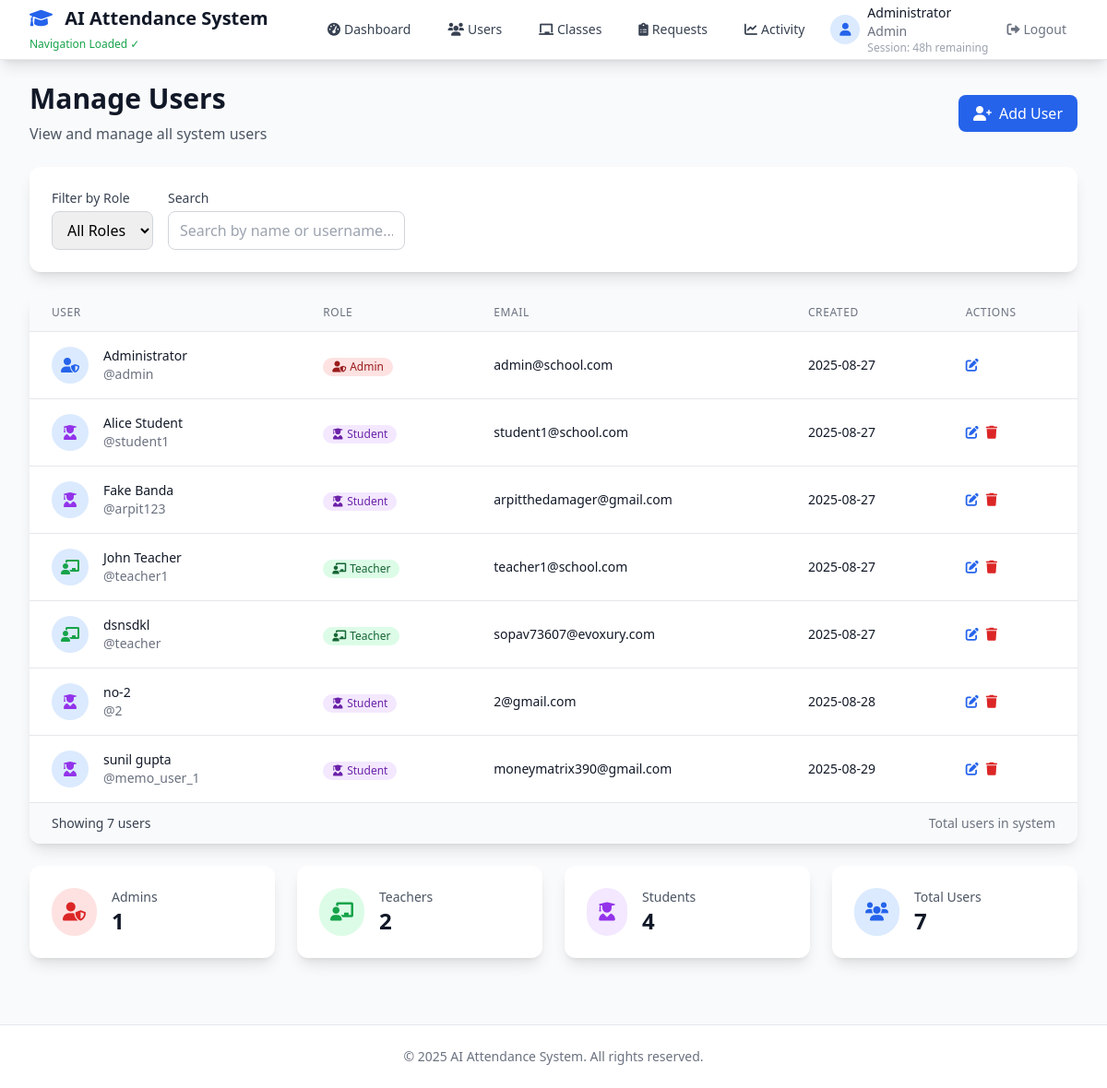
/admin/users (signed in), run on an earlier commit of the app's database.
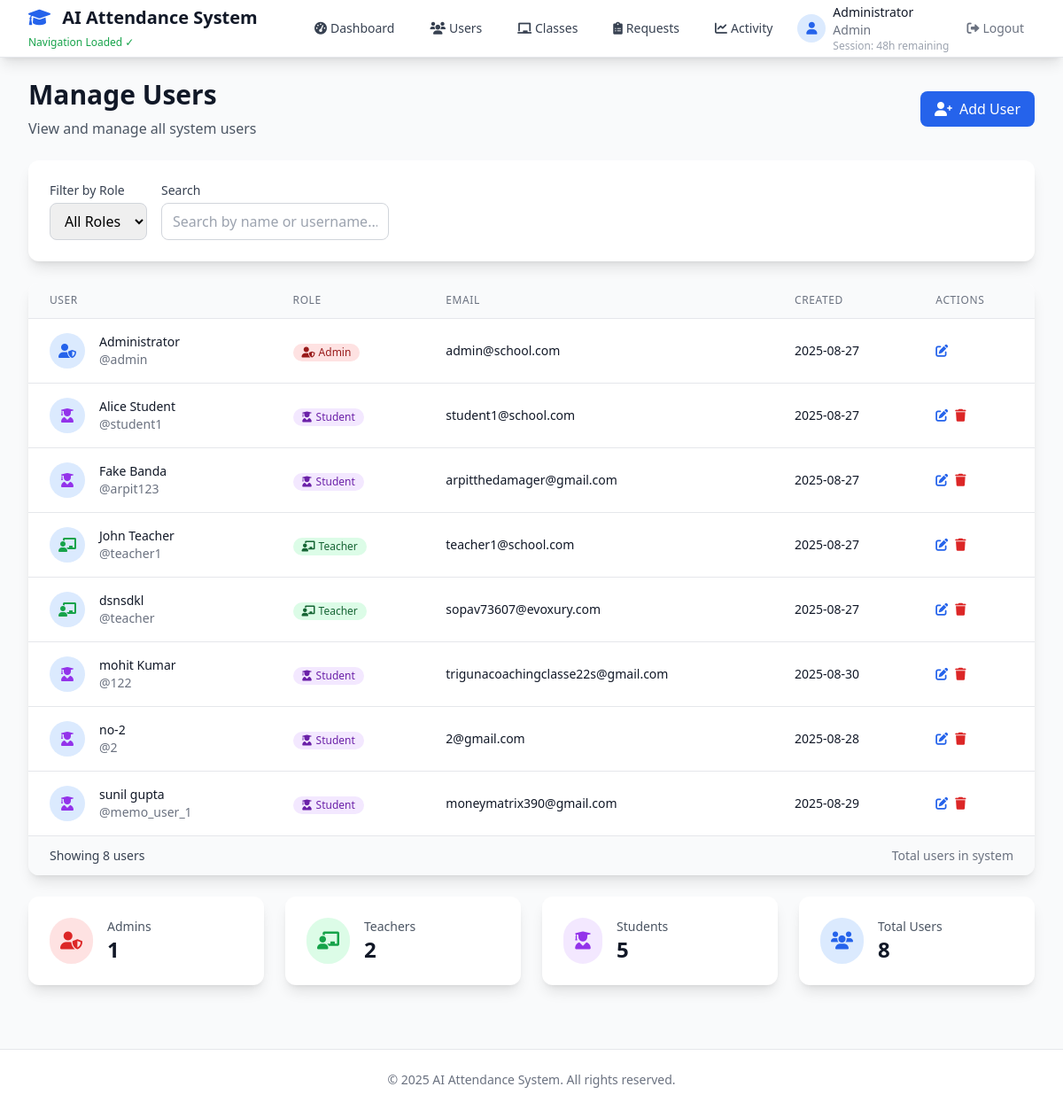
And on a later commit of the database.
### tables this page shows
CREATE TABLE users (
                id INTEGER PRIMARY KEY AUTOINCREMENT,
                username TEXT UNIQUE NOT NULL,
                password_hash TEXT NOT NULL,
                email TEXT UNIQUE NOT NULL,
                name TEXT NOT NULL,
                role TEXT NOT NULL DEFAULT 'student',
                created_at TIMESTAMP DEFAULT CURRENT_TIMESTAMP
            );

### routes/admin.py (the view)
@bp.route('/users')
@admin_required
@track_activity('admin_users')
def users():
    role_filter = request.args.get('role')
    if role_filter:
        users = user_service.get_all_users(role_filter)
    else:
        users = user_service.get_all_users()
    return render_template('admin/users.html', users=users, role_filter=role_filter)

### app.py (called while the page is built)
@app.context_processor
def inject_session():
    return {'session': session}

### backend/auth.py (called while the page is built)
def admin_required(f):
    @wraps(f)
    def decorated_function(*args, **kwargs):
        if 'user_id' not in session:
            return redirect(url_for('login'))
        if 'login_time' in session:
            login_time = datetime.fromisoformat(session['login_time'])
            if datetime.now() - login_time > timedelta(hours=48):
                session.clear()
                flash('Your session has expired. Please log in again.', 'info')
                return redirect(url_for('login'))
        if session.get('role') != 'admin':
            flash('Access denied. Admin privileges required.', 'error')
            return redirect(url_for('dashboard'))
        return f(*args, **kwargs)
    return decorated_function

### backend/database.py (called while the page is built)
    def get_db(self):
        conn = sqlite3.connect(self.db_path)
        conn.row_factory = sqlite3.Row
        return conn

### backend/services.py (called while the page is built)
    def get_all_users(self, role=None):
        return self.user_model.get_all(role)

### templates/admin/users.html (shortened to what the changed rows need)
{% extends "layout.html" %}
{% block content %}
<div class="space-y-6">
    <div class="flex items-center justify-between">
        <div>
            <h1 class="text-3xl font-bold text-gray-900">Manage Users</h1>
        </div>
    </div>
    <div class="bg-white rounded-xl shadow-lg overflow-hidden">
        {% if users %}
        <div class="overflow-x-auto">
            <table class="min-w-full divide-y divide-gray-200">
                <thead class="bg-gray-50">
                    <tr>
                        <th class="px-6 py-3 text-left text-xs font-medium text-gray-500 uppercase tracking-wider">User</th>
                        <th class="px-6 py-3 text-left text-xs font-medium text-gray-500 uppercase tracking-wider">Role</th>
                        <th class="px-6 py-3 text-left text-xs font-medium text-gray-500 uppercase tracking-wider">Email</th>
                        <th class="px-6 py-3 text-left text-xs font-medium text-gray-500 uppercase tracking-wider">Created</th>
                        <th class="px-6 py-3 text-left text-xs font-medium text-gray-500 uppercase tracking-wider">Actions</th>
                    </tr>
                </thead>
                <tbody class="bg-white divide-y divide-gray-200">
                    {% for user in users %}
                    <tr class="hover:bg-gray-50">
                        <td class="px-6 py-4 whitespace-nowrap">
                            <div class="flex items-center">
                                <div class="h-10 w-10 rounded-full bg-blue-100 flex items-center justify-center">
                                    {% if user.role == 'admin' %}
                                        <i class="fas fa-user-shield text-blue-600"></i>
                                    {% elif user.role == 'teacher' %}
                                        <i class="fas fa-chalkboard-teacher text-green-600"></i>
                                    {% else %}
                                        <i class="fas fa-user-graduate text-purple-600"></i>
                                    {% endif %}
                                </div>
                                <div class="ml-4">
                                    <div class="text-sm font-medium text-gray-900">{{ user.name }}</div>
                                    <div class="text-sm text-gray-500">@{{ user.username }}</div>
                                </div>
                            </div>
                        </td>
                        <td class="px-6 py-4 whitespace-nowrap">
                            {% if user.role == 'admin' %}
                            <span class="inline-flex items-center px-2.5 py-0.5 rounded-full text-xs font-medium bg-red-100 text-red-800">
                                <i class="fas fa-user-shield mr-1"></i>Admin
                            </span>
                            {% elif user.role == 'teacher' %}
                            <span class="inline-flex items-center px-2.5 py-0.5 rounded-full text-xs font-medium bg-green-100 text-green-800">
                                <i class="fas fa-chalkboard-teacher mr-1"></i>Teacher
                            </span>
                            {% else %}
                            <span class="inline-flex items-center px-2.5 py-0.5 rounded-full text-xs font-medium bg-purple-100 text-purple-800">
                                <i class="fas fa-user-graduate mr-1"></i>Student
                            </span>
                            {% endif %}
                        </td>
                        <td class="px-6 py-4 whitespace-nowrap text-sm text-gray-900">
                            {{ user.email or 'No email' }}
                        </td>
                        <td class="px-6 py-4 whitespace-nowrap text-sm text-gray-900">
                            {{ user.created_at.split(' ')[0] }}
                        </td>
                        <td class="px-6 py-4 whitespace-nowrap text-sm font-medium">
                            <div class="flex items-center space-x-2">
                                <button class="text-blue-600 hover:text-blue-900">
                                    <i class="fas fa-edit"></i>
                                </button>
                                {% if user.username != 'admin' %}
                                <button class="text-red-600 hover:text-red-900">
                                    <i class="fas fa-trash"></i>
                                </button>
                                {% endif %}
                            </div>
                        </td>
                    </tr>
                    {% endfor %}
                </tbody>
            </table>
        </div>
        <div class="bg-gray-50 px-6 py-3 border-t border-gray-200">
            <div class="flex items-center justify-between">
                <div class="text-sm text-gray-700">
                    Showing <span class="font-medium">{{ users|length }}</span> users
                </div>
                <div class="text-sm text-gray-500">
                    Total users in system
                </div>
            </div>
        </div>
        {% endif %}
    </div>
    <div class="grid grid-cols-1 md:grid-cols-4 gap-6">
        <div class="bg-white rounded-xl shadow-lg p-6">
            <div class="flex items-center">
                <div class="ml-4">
                    <p class="text-sm font-medium text-gray-600">Students</p>
                    <p class="text-2xl font-bold text-gray-900">
                        {{ users|selectattr('role', 'equalto', 'student')|list|length }}
                    </p>
                </div>
            </div>
        </div>
        <div class="bg-white rounded-xl shadow-lg p-6">
            <div class="flex items-center">
                <div class="ml-4">
                    <p class="text-sm font-medium text-gray-600">Total Users</p>
                    <p class="text-2xl font-bold text-gray-900">{{ users|length }}</p>
                </div>
            </div>
        </div>
    </div>
</div>
{% endblock %}

### templates/layout.html (shortened to what this page needs)
<!DOCTYPE html>
<html lang="en">
<head>
    <script src="https://cdn.tailwindcss.com"></script>
    <link rel="stylesheet" href="https://cdnjs.cloudflare.com/ajax/libs/font-awesome/6.0.0/css/all.min.css">
</head>
<body class="bg-gray-50 min-h-screen">
    {% if session.user_id or session.get('user_id') %}
    <nav class="bg-white shadow-lg border-b border-gray-200" style="position: relative; z-index: 1000;">
        <div class="max-w-7xl mx-auto px-4 sm:px-6 lg:px-8">
            <div class="flex justify-between h-16">
                <div class="flex items-center">
                                    <div class="flex-shrink-0">
                    <h1 class="text-xl font-bold text-gray-900">
                        <i class="fas fa-graduation-cap text-blue-600 mr-2"></i>
                        AI Attendance System
                    </h1>
                    <small class="text-xs text-green-600">Navigation Loaded ✓</small>
                </div>
                </div>
                <div class="flex items-center space-x-4">
                    {% if session.role == 'admin' %}
                    <a href="{{ url_for('admin_dashboard') }}" class="text-gray-700 hover:text-blue-600 px-3 py-2 rounded-md text-sm font-medium">
                        <i class="fas fa-tachometer-alt mr-1"></i>Dashboard
                    </a>
                    <a href="{{ url_for('admin_users') }}" class="text-gray-700 hover:text-blue-600 px-3 py-2 rounded-md text-sm font-medium">
                        <i class="fas fa-users mr-1"></i>Users
                    </a>
                    <a href="{{ url_for('admin_classes') }}" class="text-gray-700 hover:text-blue-600 px-3 py-2 rounded-md text-sm font-medium">
                        <i class="fas fa-chalkboard mr-1"></i>Classes
                    </a>
                    <a href="{{ url_for('admin_requests') }}" class="text-gray-700 hover:text-blue-600 px-3 py-2 rounded-md text-sm font-medium">
                        <i class="fas fa-clipboard-list mr-1"></i>Requests
                    </a>
                    <a href="{{ url_for('admin_activity') }}" class="text-gray-700 hover:text-blue-600 px-3 py-2 rounded-md text-sm font-medium">
                        <i class="fas fa-chart-line mr-1"></i>Activity
                    </a>
                    {% endif %}
                    <div class="relative">
                        <div class="flex items-center space-x-2">
                            <div class="h-8 w-8 rounded-full bg-blue-100 flex items-center justify-center">
                                <i class="fas fa-user text-blue-600 text-sm"></i>
                            </div>
                            <div class="text-sm">
                                <p class="text-gray-900 font-medium">{{ session.name }}</p>
                                <p class="text-gray-500 capitalize">{{ session.role }}</p>
                                {% if session.login_time %}
                                <p class="text-xs text-gray-400" id="session-timer">Session: 48h remaining</p>
                                {% endif %}
                            </div>
                            <a href="{{ url_for('logout') }}" class="text-gray-500 hover:text-red-600 px-3 py-2 rounded-md text-sm font-medium">
                                <i class="fas fa-sign-out-alt mr-1"></i>Logout
                            </a>
                        </div>
                    </div>
                </div>
            </div>
        </div>
    </nav>
    {% endif %}
    <main class="max-w-7xl mx-auto py-6 sm:px-6 lg:px-8">
        {% block content %}{% endblock %}
    </main>
    <footer class="bg-white border-t border-gray-200 mt-12">
        <div class="max-w-7xl mx-auto py-6 px-4 sm:px-6 lg:px-8">
            <div class="text-center text-gray-500 text-sm">
                <p>&copy; 2025 AI Attendance System. All rights reserved.</p>
            </div>
        </div>
    </footer>
</body>
</html>

What changed in the data, as far as the page shows it:
added users: role "student" (drawn), name "mohit Kumar", username "122", email "trigunacoachingclasse22s@gmail.com", created_at "2025-08-30"
Also different on the page:
{{ users|length }}: "7" → "8"
{{ users|selectattr('role', 'equalto', 'student')|list|length }}: "4" → "5"
